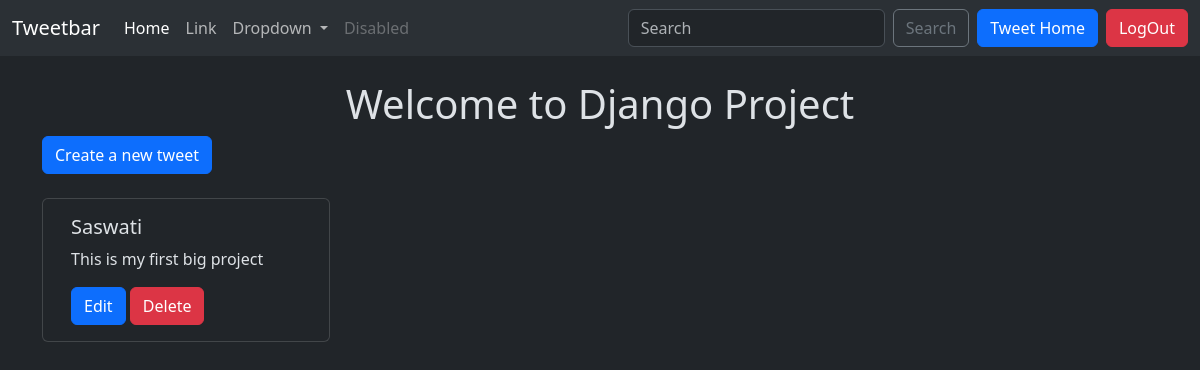
The page /tweet/ (signed in) on the database as committed earlier.
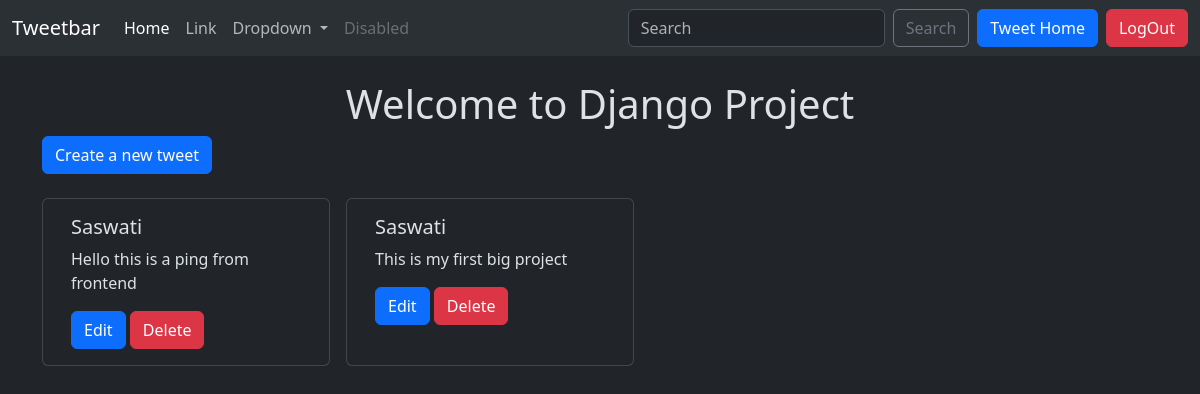
The same page on the database as committed later.
### tweet/models.py (models this page shows, shortened)
class Tweet(models.Model):
    user = models.ForeignKey(User, on_delete=models.CASCADE)
    text=models.TextField(max_length=240)
    photo= models.ImageField(upload_to='photos/', blank=True ,null=True)
    created_at=models.DateTimeField(auto_now_add=True)
    uploaded_at=models.DateTimeField(auto_now=True)

### tweet/views.py (the view)
# urls.py: path('', views.tweet_list, name='tweet_list'),
def tweet_list(request):
    tweets=Tweet.objects.all().order_by('-created_at')
    return render(request, 'tweet_list.html', {'tweets': tweets})

### tweet/templates/tweet_list.html (shortened to what this page needs)
{% extends "layout.html" %}
{% block content %}
<h1 class="text-center  mt-4">Welcome to Django Project</h1>
<a class = "btn btn-primary mb-4" href="{% url 'tweet_create' %}"> Create a new tweet</a>
<div class=" container row gap-3 ">
    {% for  tweet  in tweets %}
    <div class="card" style="width: 18rem;">
        <div class="card-body">
            <h5 class="card-title">{{tweet.user.username}}</h5>
            <p class="card-text">{{tweet.text}}</p>
            {% if tweet.user == user %}
            <a href="{% url 'tweet_edit'  tweet.id %}" class="btn btn-primary">Edit</a>
            <a href="{% url 'tweet_delete'  tweet.id %}" class="btn btn-danger">Delete</a>
            {% endif %}
        </div>
    </div>
    {% endfor %}
</div>
{% endblock  %}

Rows that differ between the two databases and show on the page:
added Tweet: user.username "Saswati", text "Hello this is a ping from frontend", shows "Edit"
